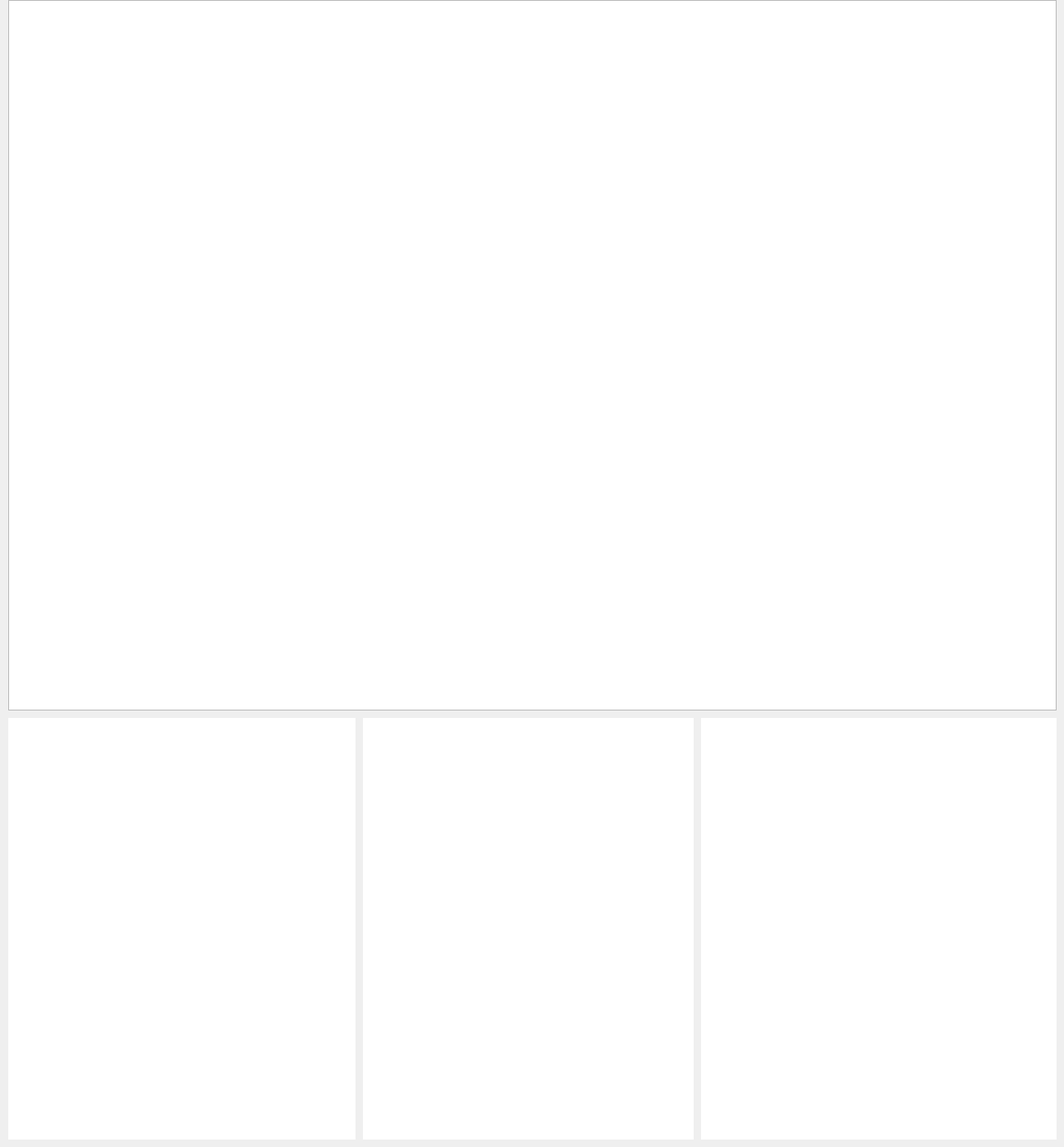
    <widget class="QWidget" name="page_7">
     <widget class="QGraphicsView" name="graphicsView_3">
      <property name="geometry">
       <rect>
        <x>440</x>
        <y>870</y>
        <width>401</width>
        <height>511</height>
       </rect>
      </property>
      <property name="autoFillBackground">
       <bool>true</bool>
      </property>
      <property name="styleSheet">
       <string notr="true">border-radius: 40px;
border-image: url(:/Img/Img/maxblue.png);</string>
      </property>
     </widget>
     <widget class="QGraphicsView" name="graphicsView">
      <property name="geometry">
       <rect>
        <x>10</x>
        <y>0</y>
        <width>1271</width>
        <height>861</height>
       </rect>
      </property>
      <property name="autoFillBackground">
       <bool>true</bool>
      </property>
      <property name="styleSheet">
       <string notr="true"/>
      </property>
     </widget>
     <widget class="QGraphicsView" name="graphicsView_2">
      <property name="geometry">
       <rect>
        <x>10</x>
        <y>870</y>
        <width>421</width>
        <height>511</height>
       </rect>
      </property>
      <property name="autoFillBackground">
       <bool>true</bool>
      </property>
      <property name="styleSheet">
       <string notr="true">border-radius: 40px;
border-image: url(:/Img/Img/maxblue.png);</string>
      </property>
     </widget>
     <widget class="QGraphicsView" name="graphicsView_4">
      <property name="geometry">
       <rect>
        <x>850</x>
        <y>870</y>
        <width>431</width>
        <height>511</height>
       </rect>
      </property>
      <property name="autoFillBackground">
       <bool>true</bool>
      </property>
      <property name="styleSheet">
       <string notr="true">border-radius: 40px;
border-image: url(:/Img/Img/maxblue.png);</string>
      </property>
     </widget>
     <widget class="QWidget" name="gridLayoutWidget_17">
      <property name="geometry">
       <rect>
        <x>10</x>
        <y>0</y>
        <width>1271</width>
        <height>861</height>
       </rect>
      </property>
      <layout class="QGridLayout" name="gridLayout_00"/>
     </widget>
     <widget class="QWidget" name="gridLayoutWidget_18">
      <property name="geometry">
       <rect>
        <x>850</x>
        <y>870</y>
        <width>431</width>
        <height>511</height>
       </rect>
      </property>
      <layout class="QGridLayout" name="gridLayout_04"/>
     </widget>
     <widget class="QWidget" name="gridLayoutWidget_19">
      <property name="geometry">
       <rect>
        <x>440</x>
        <y>870</y>
        <width>401</width>
        <height>511</height>
       </rect>
      </property>
      <layout class="QGridLayout" name="gridLayout_03"/>
     </widget>
     <widget class="QWidget" name="gridLayoutWidget_20">
      <property name="geometry">
       <rect>
        <x>10</x>
        <y>870</y>
        <width>421</width>
        <height>511</height>
       </rect>
      </property>
      <layout class="QGridLayout" name="gridLayout_02"/>
     </widget>
     <zorder>graphicsView</zorder>
     <zorder>graphicsView_3</zorder>
     <zorder>graphicsView_2</zorder>
     <zorder>graphicsView_4</zorder>
     <zorder>gridLayoutWidget_17</zorder>
     <zorder>gridLayoutWidget_18</zorder>
     <zorder>gridLayoutWidget_19</zorder>
     <zorder>gridLayoutWidget_20</zorder>
    </widget>
